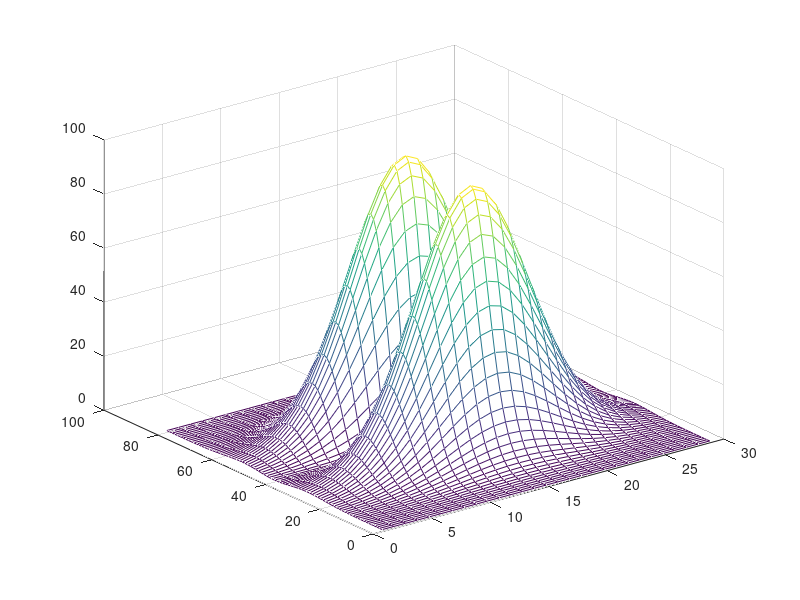

This figure's MATLAB source:
% Timothy Smith
% 5/5/16
%_________________
% Initial heat distrubtion is defined by the funciton u
[x,y]=meshgrid(-2.1:0.15:2.1,-6:0.15:6);
u=80*y.^2.*exp(-x.^2-0.3*y.^2);
mesh(u)